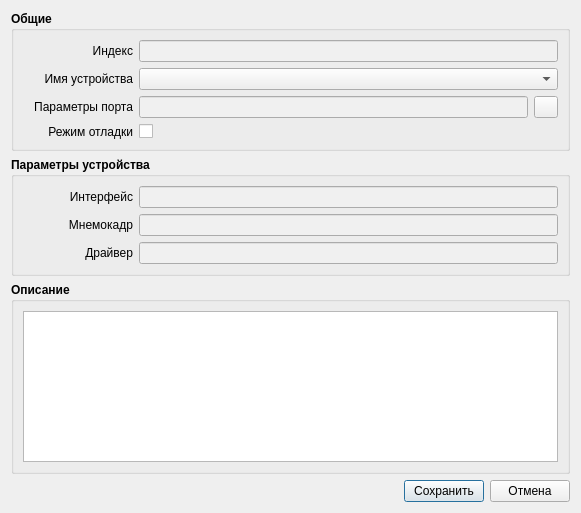
<?xml version="1.0" encoding="UTF-8"?>
<ui version="4.0">
 <class>SvDeviceDialog</class>
 <widget class="QDialog" name="SvDeviceDialog">
  <property name="geometry">
   <rect>
    <x>0</x>
    <y>0</y>
    <width>581</width>
    <height>513</height>
   </rect>
  </property>
  <property name="windowTitle">
   <string>Device</string>
  </property>
  <layout class="QVBoxLayout" name="verticalLayout_4">
   <item>
    <widget class="QGroupBox" name="gbGeneral">
     <property name="font">
      <font>
       <weight>75</weight>
       <bold>true</bold>
      </font>
     </property>
     <property name="title">
      <string>Общие</string>
     </property>
     <layout class="QVBoxLayout" name="verticalLayout">
      <item>
       <layout class="QHBoxLayout" name="layoutID">
        <item>
         <widget class="QLabel" name="lblID">
          <property name="sizePolicy">
           <sizepolicy hsizetype="Fixed" vsizetype="Preferred">
            <horstretch>0</horstretch>
            <verstretch>0</verstretch>
           </sizepolicy>
          </property>
          <property name="minimumSize">
           <size>
            <width>110</width>
            <height>0</height>
           </size>
          </property>
          <property name="maximumSize">
           <size>
            <width>80</width>
            <height>16777215</height>
           </size>
          </property>
          <property name="font">
           <font>
            <weight>50</weight>
            <bold>false</bold>
           </font>
          </property>
          <property name="text">
           <string>Индекс</string>
          </property>
          <property name="alignment">
           <set>Qt::AlignRight|Qt::AlignTrailing|Qt::AlignVCenter</set>
          </property>
         </widget>
        </item>
        <item>
         <widget class="QLineEdit" name="editID">
          <property name="sizePolicy">
           <sizepolicy hsizetype="Expanding" vsizetype="Fixed">
            <horstretch>0</horstretch>
            <verstretch>0</verstretch>
           </sizepolicy>
          </property>
          <property name="font">
           <font>
            <weight>50</weight>
            <bold>false</bold>
           </font>
          </property>
          <property name="styleSheet">
           <string notr="true">background-color: rgb(240, 240, 240);</string>
          </property>
          <property name="readOnly">
           <bool>true</bool>
          </property>
         </widget>
        </item>
       </layout>
      </item>
      <item>
       <layout class="QHBoxLayout" name="layoutDevName">
        <item>
         <widget class="QLabel" name="lblDevName">
          <property name="sizePolicy">
           <sizepolicy hsizetype="Fixed" vsizetype="Preferred">
            <horstretch>0</horstretch>
            <verstretch>0</verstretch>
           </sizepolicy>
          </property>
          <property name="minimumSize">
           <size>
            <width>110</width>
            <height>0</height>
           </size>
          </property>
          <property name="maximumSize">
           <size>
            <width>80</width>
            <height>16777215</height>
           </size>
          </property>
          <property name="font">
           <font>
            <weight>50</weight>
            <bold>false</bold>
           </font>
          </property>
          <property name="text">
           <string>Имя устройства</string>
          </property>
          <property name="alignment">
           <set>Qt::AlignRight|Qt::AlignTrailing|Qt::AlignVCenter</set>
          </property>
         </widget>
        </item>
        <item>
         <widget class="QComboBox" name="cbDevice">
          <property name="font">
           <font>
            <weight>50</weight>
            <bold>false</bold>
           </font>
          </property>
         </widget>
        </item>
       </layout>
      </item>
      <item>
       <layout class="QHBoxLayout" name="layoutBrand">
        <item>
         <widget class="QLabel" name="lblBrand">
          <property name="sizePolicy">
           <sizepolicy hsizetype="Fixed" vsizetype="Preferred">
            <horstretch>0</horstretch>
            <verstretch>0</verstretch>
           </sizepolicy>
          </property>
          <property name="minimumSize">
           <size>
            <width>110</width>
            <height>0</height>
           </size>
          </property>
          <property name="maximumSize">
           <size>
            <width>80</width>
            <height>16777215</height>
           </size>
          </property>
          <property name="font">
           <font>
            <weight>50</weight>
            <bold>false</bold>
           </font>
          </property>
          <property name="text">
           <string>Параметры порта</string>
          </property>
          <property name="alignment">
           <set>Qt::AlignRight|Qt::AlignTrailing|Qt::AlignVCenter</set>
          </property>
         </widget>
        </item>
        <item>
         <widget class="QLineEdit" name="editConnectionParams">
          <property name="font">
           <font>
            <weight>50</weight>
            <bold>false</bold>
           </font>
          </property>
          <property name="styleSheet">
           <string notr="true">background-color: rgb(240, 240, 240);</string>
          </property>
          <property name="readOnly">
           <bool>true</bool>
          </property>
         </widget>
        </item>
        <item>
         <widget class="QPushButton" name="bnEditConnectionParams">
          <property name="maximumSize">
           <size>
            <width>24</width>
            <height>16777215</height>
           </size>
          </property>
          <property name="text">
           <string/>
          </property>
          <property name="icon">
           <iconset>
            <normaloff>:/munich/icons/munich-icons/ico/blue/project_kp.ico</normaloff>:/munich/icons/munich-icons/ico/blue/project_kp.ico</iconset>
          </property>
         </widget>
        </item>
       </layout>
      </item>
      <item>
       <layout class="QHBoxLayout" name="layoutBrand_2">
        <item>
         <widget class="QLabel" name="lblBrand_2">
          <property name="sizePolicy">
           <sizepolicy hsizetype="Fixed" vsizetype="Preferred">
            <horstretch>0</horstretch>
            <verstretch>0</verstretch>
           </sizepolicy>
          </property>
          <property name="minimumSize">
           <size>
            <width>110</width>
            <height>0</height>
           </size>
          </property>
          <property name="maximumSize">
           <size>
            <width>80</width>
            <height>16777215</height>
           </size>
          </property>
          <property name="font">
           <font>
            <weight>50</weight>
            <bold>false</bold>
           </font>
          </property>
          <property name="text">
           <string>Режим отладки</string>
          </property>
          <property name="alignment">
           <set>Qt::AlignRight|Qt::AlignTrailing|Qt::AlignVCenter</set>
          </property>
         </widget>
        </item>
        <item>
         <widget class="QCheckBox" name="checkDebugMode">
          <property name="text">
           <string/>
          </property>
         </widget>
        </item>
       </layout>
      </item>
     </layout>
    </widget>
   </item>
   <item>
    <widget class="QGroupBox" name="gbGeneral_2">
     <property name="font">
      <font>
       <weight>75</weight>
       <bold>true</bold>
      </font>
     </property>
     <property name="title">
      <string>Параметры устройства</string>
     </property>
     <layout class="QVBoxLayout" name="verticalLayout_2">
      <item>
       <layout class="QHBoxLayout" name="layoutID_3">
        <item>
         <widget class="QLabel" name="lblID_3">
          <property name="sizePolicy">
           <sizepolicy hsizetype="Fixed" vsizetype="Preferred">
            <horstretch>0</horstretch>
            <verstretch>0</verstretch>
           </sizepolicy>
          </property>
          <property name="minimumSize">
           <size>
            <width>110</width>
            <height>0</height>
           </size>
          </property>
          <property name="maximumSize">
           <size>
            <width>80</width>
            <height>16777215</height>
           </size>
          </property>
          <property name="font">
           <font>
            <weight>50</weight>
            <bold>false</bold>
           </font>
          </property>
          <property name="text">
           <string>Интерфейс</string>
          </property>
          <property name="alignment">
           <set>Qt::AlignRight|Qt::AlignTrailing|Qt::AlignVCenter</set>
          </property>
         </widget>
        </item>
        <item>
         <widget class="QLineEdit" name="editIfc">
          <property name="sizePolicy">
           <sizepolicy hsizetype="Expanding" vsizetype="Fixed">
            <horstretch>0</horstretch>
            <verstretch>0</verstretch>
           </sizepolicy>
          </property>
          <property name="font">
           <font>
            <weight>50</weight>
            <bold>false</bold>
           </font>
          </property>
          <property name="styleSheet">
           <string notr="true">background-color: rgb(240, 240, 240);</string>
          </property>
          <property name="readOnly">
           <bool>true</bool>
          </property>
         </widget>
        </item>
       </layout>
      </item>
      <item>
       <layout class="QHBoxLayout" name="layoutDevName_3">
        <item>
         <widget class="QLabel" name="lblDevName_3">
          <property name="sizePolicy">
           <sizepolicy hsizetype="Fixed" vsizetype="Preferred">
            <horstretch>0</horstretch>
            <verstretch>0</verstretch>
           </sizepolicy>
          </property>
          <property name="minimumSize">
           <size>
            <width>110</width>
            <height>0</height>
           </size>
          </property>
          <property name="maximumSize">
           <size>
            <width>80</width>
            <height>16777215</height>
           </size>
          </property>
          <property name="font">
           <font>
            <weight>50</weight>
            <bold>false</bold>
           </font>
          </property>
          <property name="text">
           <string>Мнемокадр</string>
          </property>
          <property name="alignment">
           <set>Qt::AlignRight|Qt::AlignTrailing|Qt::AlignVCenter</set>
          </property>
         </widget>
        </item>
        <item>
         <widget class="QLineEdit" name="editProtocol">
          <property name="sizePolicy">
           <sizepolicy hsizetype="Expanding" vsizetype="Fixed">
            <horstretch>0</horstretch>
            <verstretch>0</verstretch>
           </sizepolicy>
          </property>
          <property name="font">
           <font>
            <weight>50</weight>
            <bold>false</bold>
           </font>
          </property>
          <property name="styleSheet">
           <string notr="true">background-color: rgb(240, 240, 240);</string>
          </property>
          <property name="readOnly">
           <bool>true</bool>
          </property>
         </widget>
        </item>
       </layout>
      </item>
      <item>
       <layout class="QHBoxLayout" name="layoutDevName_4">
        <item>
         <widget class="QLabel" name="lblDevName_4">
          <property name="sizePolicy">
           <sizepolicy hsizetype="Fixed" vsizetype="Preferred">
            <horstretch>0</horstretch>
            <verstretch>0</verstretch>
           </sizepolicy>
          </property>
          <property name="minimumSize">
           <size>
            <width>110</width>
            <height>0</height>
           </size>
          </property>
          <property name="maximumSize">
           <size>
            <width>80</width>
            <height>16777215</height>
           </size>
          </property>
          <property name="font">
           <font>
            <weight>50</weight>
            <bold>false</bold>
           </font>
          </property>
          <property name="text">
           <string>Драйвер</string>
          </property>
          <property name="alignment">
           <set>Qt::AlignRight|Qt::AlignTrailing|Qt::AlignVCenter</set>
          </property>
         </widget>
        </item>
        <item>
         <widget class="QLineEdit" name="editDriverName">
          <property name="sizePolicy">
           <sizepolicy hsizetype="Expanding" vsizetype="Fixed">
            <horstretch>0</horstretch>
            <verstretch>0</verstretch>
           </sizepolicy>
          </property>
          <property name="font">
           <font>
            <weight>50</weight>
            <bold>false</bold>
           </font>
          </property>
          <property name="styleSheet">
           <string notr="true">background-color: rgb(240, 240, 240);</string>
          </property>
          <property name="readOnly">
           <bool>true</bool>
          </property>
         </widget>
        </item>
       </layout>
      </item>
     </layout>
    </widget>
   </item>
   <item>
    <widget class="QGroupBox" name="groupBox">
     <property name="font">
      <font>
       <weight>75</weight>
       <bold>true</bold>
      </font>
     </property>
     <property name="title">
      <string>Описание</string>
     </property>
     <layout class="QVBoxLayout" name="verticalLayout_3">
      <item>
       <widget class="QTextEdit" name="textDescription">
        <property name="font">
         <font>
          <weight>50</weight>
          <bold>false</bold>
         </font>
        </property>
       </widget>
      </item>
     </layout>
    </widget>
   </item>
   <item>
    <layout class="QHBoxLayout" name="layoutButtons">
     <item>
      <spacer name="hSpacerButtons">
       <property name="orientation">
        <enum>Qt::Horizontal</enum>
       </property>
       <property name="sizeType">
        <enum>QSizePolicy::Expanding</enum>
       </property>
       <property name="sizeHint" stdset="0">
        <size>
         <width>40</width>
         <height>20</height>
        </size>
       </property>
      </spacer>
     </item>
     <item>
      <widget class="QPushButton" name="bnSave">
       <property name="sizePolicy">
        <sizepolicy hsizetype="Fixed" vsizetype="Fixed">
         <horstretch>0</horstretch>
         <verstretch>0</verstretch>
        </sizepolicy>
       </property>
       <property name="maximumSize">
        <size>
         <width>80</width>
         <height>16777215</height>
        </size>
       </property>
       <property name="text">
        <string>Сохранить</string>
       </property>
       <property name="default">
        <bool>true</bool>
       </property>
      </widget>
     </item>
     <item>
      <widget class="QPushButton" name="bnCancel">
       <property name="sizePolicy">
        <sizepolicy hsizetype="Fixed" vsizetype="Fixed">
         <horstretch>0</horstretch>
         <verstretch>0</verstretch>
        </sizepolicy>
       </property>
       <property name="maximumSize">
        <size>
         <width>80</width>
         <height>16777215</height>
        </size>
       </property>
       <property name="text">
        <string>Отмена</string>
       </property>
      </widget>
     </item>
    </layout>
   </item>
  </layout>
 </widget>
 <tabstops>
  <tabstop>bnSave</tabstop>
  <tabstop>bnCancel</tabstop>
  <tabstop>textDescription</tabstop>
  <tabstop>editID</tabstop>
 </tabstops>
 <resources/>
 <connections/>
</ui>
